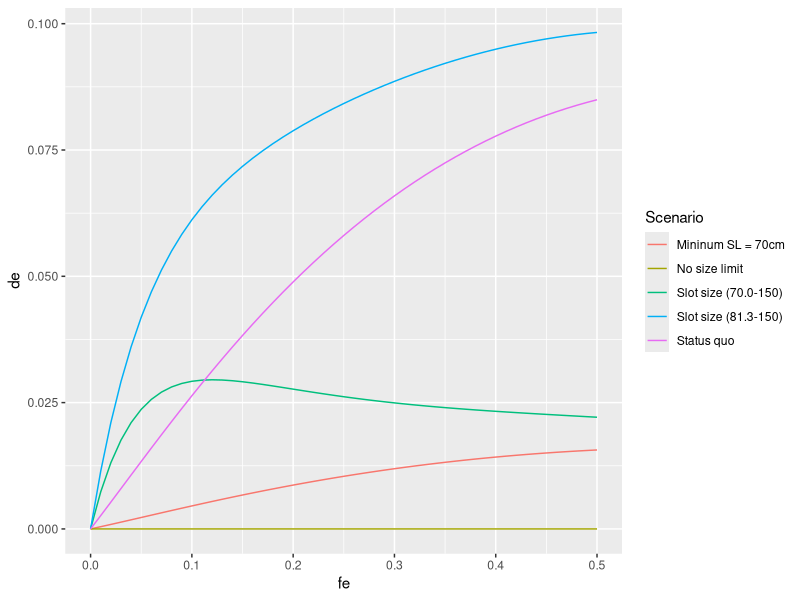

Write R code to recreate this figure. (Note: this script raises an error after producing the figure.)
# -------------------------------------------------------------------------- ##
# Halitosis.R
# Written by Steve Martell,  IPHC
# Date: Jan 8, 2012
# 
# Feb 7, 2011.  Added multiple growth groups to allow for cumulative effects
# of size selective fishing.  Need to show how mean weigth-at-age decreases
# with increasing fishing mortality rates.
# 
# SCENARIOS FOR HALIBUT PAPER
# 1) Status quo. 83.3cm minimum size limit
# 2) No size limits
# 3) 60cm minimum size limit
# 4) slot limit 81.3-150 cm
# 5) slot limit 60-150 cm
# -------------------------------------------------------------------------- ##

# -------------------------------------------------------------------------- ##
# Libraries
require(Hmisc)
require(ggplot2)
require(reshape2)
# -------------------------------------------------------------------------- ##

# Data and other constants
A	<- 35	# maximum age.
G	<- 21	# number of growth groups
S	<- 2	# number of sexes
dim	<- c(A, G, S)
age	<- 1:A	# vector of ages
pg	<- dnorm(seq(-3, 3, length=G), 0, 1); pg <- pg/sum(pg)

# Population parameters 
bo		<- 100.0			# unfished female spawning biomass
h		<- 0.75				# steepness
dm		<- 0.16				# discard mortality rate
THETA <- data.frame(bo=bo, h=h, dm=dm)

# Selectivity parameters (cm)
lhat	<- 97.132
lhat	<- 107.132
ghat	<- 1/0.1667
slim	<- 81.28
ulim	<- 150
cvlm	<- 0.1




# Sex specific parameters (female, male).
m		<- c(0.15, 0.18)			# natural mortality rate
a50		<- rep(10.91, 2)			# age at 50% maturity
k50		<- rep(1.406, 2)			# std at 50% maturity
a		<- rep(6.821e-6, 2)			# length-weight allometry (Clark 1992)
b		<- rep(3.24, 2)				# length-weight allometry (CLark 1992)
linf	<- c(145, 110)				# Range female 145-190, male 110-155 (cm)
k		<- c(0.1, 0.12)				# eyeballed growth pars from Clark & Hare 2002.
CVlinf  <- c(0.1, 0.1)				# CV in the asymptotic length

PHI	<- data.frame(m=m, a50=a50, k50=k50, a=a, b=b, linf=linf, k=k, CVlinf=CVlinf)
rownames(PHI)=c("Female", "Male")


# Halibut prices (10-20) (20-40) (40+)
# $6.75  $7.30  $7.50  In Homer Alaska.
fe		<- seq(0, 0.5, b=0.01)

lifeh	<-
function(fe = 0)
{
	# Life history and age-schedule information
	lx	<- array(0, dim)
	la	<- array(0, dim)
	wa	<- array(0, dim)
	fa	<- array(0, dim)
	pa	<- array(0, dim)	# price per pound 
	ma	<- plogis(age, a50, k50)
	for(i in 1:S)
	{
		lx[,,i]  <- exp(-m[i])^(age-1)
		lx[A,,i] <- lx[A,,i]/(1-exp(-m[i]))
		
		# growth
		'vonb'  <- function(linf,k) len <- linf*(1-exp(-k*age))
		dev     <- linf[i]*CVlinf[i]
		linf.g  <- seq(linf[i]-dev, linf[i]+dev, length=G)
		la[,,i] <- sapply(linf.g, vonb,k=k[i])
		wa[,,i] <- a[i]*la[,,i]^b[i]
		
		# maturity (this assumes maturity at a fixed age)
		fa[,,i] <- ma*wa[,,i]
	}
	
	# Length-based selectivity (length-based -> age-based)
	sc	<- array(0, dim)
	sr	<- array(0, dim)
	sd	<- array(0, dim)
	va	<- array(0, dim)
	std	<- cvlm*slim+1.e-30
	for(i in 1:S)
	{
		sc[,,i]  <- plogis(la[,,i],location=lhat, scale=ghat)
		sr[,,i]  <- plogis(la[,,i],location=slim, scale=std) - plogis(la[,,i],location=ulim, scale=std)
		sd[,,i]  <- 1-sr[,,i]
		va[,,i]  <- sc[,,i]*(sr[,,i]+sd[,,i]*dm)
	}
	
	# Age-specific total mortality, survival, retention, and discard rate.
	za	<- array(0, dim)
	sa	<- array(0, dim)
	qa	<- array(0, dim)
	da	<- array(0, dim)
	for(i in 1:S)
	{
		za[,,i]  <- m[i] + fe*va[,,i]
		sa[,,i]  <- exp(-za[,,i])
		qa[,,i]  <- (sc[,,i]*sr[,,i]) * (1-sa[,,i])/za[,,i]
		da[,,i]  <- (sc[,,i]*sd[,,i]) * (1-sa[,,i])/za[,,i]
	}
	# za	<- m+fe*va
	# sa	<- exp(-za)
	# qa	<- (sc*sr)*(1.-sa)/za	# fraction retained
	# da	<- (sc*sd)*(1.-sa)/za	# fraction discarded
	
	# Survivorship under fished conditions lz(A, G, S)
	lz	<- array(1, dim)
	for(i in 1:S)
	{
		for(j in 2:A)
		{
			lz[j,,i] <- lz[j-1,,i]*exp(-za[j-1,,i])
		}
		lz[A,,i] <- lz[A,,i]/(1-exp(-za[A,,i]))
	}
	
	
	# price premiums based on fish weight
	pa[wa<10]  <- 0.00
	pa[wa>=10] <- 6.75
	pa[wa>=20] <- 7.30
	pa[wa>=40] <- 7.50
	
	return(list(la=la, wa=wa, fa=fa, lz=lz, pa=pa*wa, va=va))
}

plot.AgeSchedule <- function()
{
	U   <- lifeh(0.2)
	mU  <- melt(U)
	colnames(mU) <- c("Age","G","Sex","value","type")
	mU$pg  <- pg[mU$G]
	mU$Sex[mU$Sex==1] = "Female"
	mU$Sex[mU$Sex==2] = "Male"
	
	p   <- ggplot(mU)
	p   <- p + geom_point(aes(x=Age, y=value, col=Sex, alpha=pg))
	p   <- p + facet_wrap(~type, scale="free")
	
	print(p)
	dev.copy2pdf(file="../FIGS/AgeSchedule.pdf")
	
}





tsasm	<- 
function(fe=0, slim=0, ulim=1000, dm=0.16)
{
	# A two sex age structured model. #
	
	
	# Age-schedule information
	# Survivorship array lx(A, G, S)
	lx	<- array(0, dim)
	la	<- array(0, dim)
	wa	<- array(0, dim)
	fa	<- array(0, dim)
	pa	<- array(0, dim)	# price per pound 
	ma	<- plogis(age, a50, k50)
	for(i in 1:S)
	{
		lx[,,i]  <- exp(-m[i])^(age-1)
		lx[A,,i] <- lx[A,,i]/(1-exp(-m[i]))
		
		# growth
		'vonb'  <- function(linf,k) len <- linf*(1-exp(-k*age))
		dev     <- linf[i]*CVlinf[i]
		linf.g  <- seq(linf[i]-dev, linf[i]+dev, length=G)
		la[,,i] <- sapply(linf.g, vonb,k=k[i])
		wa[,,i] <- a[i]*la[,,i]^b[i]
		
		# maturity (this assumes maturity at a fixed age)
		fa[,,i] <- ma*wa[,,i]
	}
	
	# price premiums based on fish weight
	pa[wa<10]  <- 3.00
	pa[wa>=10] <- 6.75
	pa[wa>=20] <- 7.30
	pa[wa>=40] <- 7.50
	
	# lx	<- sapply(age, function(age) exp(-m)^(age-1) )
	# lx[, A] <- lx[, A]/(1-exp(-m))
	# la	<- sapply(age, function(age) linf*(1-exp(-k*age)))
	# wa	<- a*la^b
	# ma	<- plogis(age, a50, k50)
	# fa	<- t(t(wa)*ma)
	
	# Derivation of S-R parameters (Ricker model)
	# Re = Ro*[(log(kap)-log(phi.E/phi.e))/log(kap)]
	# Assume 50:50 sex ratio at birth
	kap		<- (5*h)^(5/4)
	phi.E	<- sum(t(t(lx[,,1]*fa[,,1])*pg))
	#phi.E	<- as.double(lx[1, ] %*% fa[1, ])
	ro		<- bo/phi.E
	
	# Length-based selectivity (length-based -> age-based)
	sc	<- array(0, dim)
	sr	<- array(0, dim)
	sd	<- array(0, dim)
	va	<- array(0, dim)
	std	<- cvlm*slim+1.e-30
	for(i in 1:S)
	{
		sc[,,i]  <- plogis(la[,,i],location=lhat, scale=ghat)
		sr[,,i]  <- plogis(la[,,i],location=slim, scale=std) - plogis(la[,,i],location=ulim, scale=std)
		sd[,,i]  <- 1-sr[,,i]
		va[,,i]  <- sc[,,i]*(sr[,,i]+sd[,,i]*dm)
	}
	# sc	<- t(apply(la,1,plogis,location=lhat,scale=ghat))
	# std	<- cvlm*slim+1.e-30
	# sr	<- t(apply(la,1,plogis,location=slim,scale=std))
	# sd	<- 1-sr
	# va	<- sc*(sr+sd*dm)		# age-specific probability of dying due to F
	
	# Age-specific total mortality, survival, retention, and discard rate.
	za	<- array(0, dim)
	sa	<- array(0, dim)
	qa	<- array(0, dim)
	da	<- array(0, dim)
	for(i in 1:S)
	{
		za[,,i]  <- m[i] + fe*va[,,i]
		sa[,,i]  <- exp(-za[,,i])
		qa[,,i]  <- (sc[,,i]*sr[,,i]) * (1-sa[,,i])/za[,,i]
		da[,,i]  <- (sc[,,i]*sd[,,i]) * (1-sa[,,i])/za[,,i]
	}
	# za	<- m+fe*va
	# sa	<- exp(-za)
	# qa	<- (sc*sr)*(1.-sa)/za	# fraction retained
	# da	<- (sc*sd)*(1.-sa)/za	# fraction discarded
	
	# Survivorship under fished conditions lz(A, G, S)
	lz	<- array(1, dim)
	for(i in 1:S)
	{
		for(j in 2:A)
		{
			lz[j,,i] <- lz[j-1,,i]*exp(-za[j-1,,i])
		}
		lz[A,,i] <- lz[A,,i]/(1-exp(-za[A,,i]))
	}
	# lz	<- matrix(1, 2, A)
	# for(i in 2:A)
	# {
	# 	lz[, i] <- lz[, i-1]*exp(-za[, i-1])
	# 	if(i==A)
	# 	{
	# 		lz[, A] <- lz[, A]/(1-exp(-za[, i-1]))
	# 	}
	# }
	
	# Incidence functions
	phi.e	<- sum( t(lz[,,1]*fa[,,1])*pg )
	#phi.e	<- as.double(lz[1, ] %*% fa[1, ])
	
	# Equilibrium calculations
	t1		<- log(phi.E/(kap*phi.e))
	t2		<- (log(kap)*phi.e)
	re		<- max(0, -(t1*ro*phi.E)/t2)
	be		<- re * phi.e
	ye		<- 0
	de		<- 0
	ypr		<- 0
	wbar	<- rep(0, S)
	wdot	<- matrix(0,nrow=S, ncol=A)
	for(i in 1:S)
	{
		ye  <- ye + sum( re * fe * t(lz[,,i]*wa[,,i]*qa[,,i])*pg )
		de	<- de + sum( re * fe * dm * t(lz[,,i]*wa[,,i]*da[,,i])*pg )
		ypr <- ypr + sum( fe * t(lz[,,i]*wa[,,i]*qa[,,i])*pg )
		
		# Average weigth of a 10-year old fish (female & male)
		tmp		<- t(lz[,,i]*wa[,,i])*pg
		tmpn	<- t(lz[,,i])*pg
		wbar[i] <- weighted.mean(wa[10,,i], tmpn[,10])
		
		# Average weight-at-age for each sex.
		tmp     <- t(tmpn)
		P       <- tmp/rowSums(tmp)
		wdot[i,] <- rowSums(wa[,,i]*P)
	}
	spr		<- phi.e/phi.E
	
	
	# Need to calculate landed value per recruit versus slim and fe
	# using the price and size categories from above.
	# How many millions of dollars in Halibut are discarded each year?
	landed.value	<- 0
	discard.value	<- 0
	for(i in 1:S)
	{
		t1 <- sum(re * fe * t(lz[,,i]*wa[,,i]*qa[,,i]*pa[,,i])*pg)
		landed.value  <- landed.value + t1
		t2 <- sum(re * fe * dm * t(lz[,,i]*wa[,,i]*da[,,i]*pa[,,i])*pg)
		discard.value <- discard.value + t2
	}
	
	# b<- seq(0, 2*bo, length=100)
	# r<- kap*b*exp(-log(kap)*b/bo)/phi.E
	# plot(b, r)
	# points(bo, ro, pch=20, col=2)
	# points(be, re, pch=20, col=3)
	return(c(fe=fe, re=re, be=be, ye=ye, 
		de=de, spr=spr, ypr=ypr, 
		dep=be/bo, wbar.f10=wbar[1], wbar.m10=wbar[2], 
		landed.value=landed.value, 
		discard.value=discard.value ))
		# List objects don't work here.
		#, wdot.f=list(wdot[1,]), wdot.m=list(wdot[2,]) ))
}

.equil	<-
function(arg="ye", dm=0.17)
{
	fn	<- function(fe=0, slim=0, dm=dm)
	{
		tmp <- tsasm(fe, slim, dm)
		idx <- which(names(tmp)==arg)
		return(as.double(tmp[idx]))
	}
	V	<- Vectorize(fn, c("fe", "slim"))
	fe	<- seq(0, 0.45, length=20)
	sl	<- seq(60, 100, length=20)
	Z	<- outer(fe, sl, V, dm)
	obj	<- list(x=fe, y=sl, Z=Z)
	class(obj) <- "isopleth"
	return(obj)
}

plot.isopleth <- 
function(obj, ...)
{
	# Plots the contour plot for the contour class
	x <- obj$x
	y <- obj$y
	z <- obj$Z
	
	#contour(x, y, z, ...)
	mx <- melt(z)
	names(mx) <- c("x","y","z")
	g=ggplot(mx,aes(x=x,y=y,z=z))+stat_contour()
	print(g)
}

# SCENARIOS
lambda = 0.16
S1 = data.frame(Scenario="Status quo", t(sapply(fe, tsasm, slim=81.3, dm=lambda)))
S2 = data.frame(Scenario="No size limit", t(sapply(fe, tsasm, slim=0.00, dm=lambda)))
S3 = data.frame(Scenario="Mininum SL = 70cm", t(sapply(fe, tsasm, slim=70.0, dm=lambda)))
S4 = data.frame(Scenario="Slot size (81.3-150)", t(sapply(fe, tsasm, slim=81.3, dm=lambda, ulim=150)))
S5 = data.frame(Scenario="Slot size (70.0-150)", t(sapply(fe, tsasm, slim=70.0, dm=lambda, ulim=150)))

DF = rbind(S1, S2, S3, S4, S5)

p<-ggplot(DF,aes(x=fe,y=de,col=Scenario)) +geom_line()
print(p+opts(title="Wastage"))
dev.copy2pdf(file="../FIGS/fig:wastage.pdf", width=10, height=7.5)

p<-ggplot(DF,aes(x=fe,y=spr,col=Scenario)) +geom_line()
print(p+opts(title="Relative spawning biomass per recruit"))

p<-ggplot(DF,aes(x=fe,y=ypr,col=Scenario)) +geom_line()
print(p+opts(title="Yield per recruit"))

p<-ggplot(DF,aes(x=fe,y=ye,col=Scenario)) +geom_line()
print(p+opts(title="Equilibrium yield"))
dev.copy2pdf(file="../FIGS/fig:yield.pdf", width=10, height=7.5)

p<-ggplot(DF,aes(x=fe,y=landed.value,col=Scenario)) +geom_line()
print(p+opts(title="Landed Value"))

p<-ggplot(DF,aes(x=fe,y=discard.value,col=Scenario)) +geom_line()
print(p+opts(title="Value of dead discards"))


# A key question is for every pound of bycatch what is the corresponding
# yield loss to the directed fishery. This is computed by IPHC as the 
# yield loss ration = (Wt. of future yield loss)/(Wt. of bycatch).  The wt. of 
# the bycatch is straight forward. The yield loss is the difference between
# the yield obtained with discard mortality =0 and discard mortality =0.17

oldfun <-function()
{
	SPR <- .equil("spr", dm=dm)
	SPR0<- .equil("spr", dm=0)
	YE  <- .equil("ye", dm=dm)
	YE0 <- .equil("ye", dm=0)
	BE  <- .equil("be", dm=dm)
	BE0 <- .equil("be", dm=0)
	DE	<- .equil("de", dm=dm)
	W.F <- .equil("wbar.f", dm=dm)
	W.M <- .equil("wbar.m", dm=dm)
	LV	<- .equil("landed.value", dm=dm)
	DV	<- .equil("discard.value", dm=dm)

	# REPORT SECTION
	par(mfcol=c(1, 1), las=1)
	isolvl <- c(0.35, seq(0, 1, by=0.1))
	isolwd <- c(2, rep(1, 11))
	xl     <- "Fishing mortality"
	yl     <- "Size limit (cm)"
	plot(SPR,xlab=xl,ylab=yl,levels=isolvl,lwd=isolwd,main="Spawn potential ratio")
	plot(YE ,xlab=xl,ylab=yl,main="Equilibrium yield")
	plot(DE ,xlab=xl,ylab=yl,main="Discarded yield")
	X = DE
	X$Z = (YE0$Z-YE$Z)/(DE$Z)
	plot(X, xlab=xl,ylab=yl,main="Yield loss ratio")

	#The following in the spawning biomass per recruit lost per 
	#unit of discard. This should be the spawning biomass,  not SPR
	SE = DE
	SE$Z = (BE0$Z-BE$Z)/(DE$Z)
	plot(SE, add=TRUE, col="blue", levels=seq(0, 10, by=.25))

	E=DE
	E$Z = YE$Z/(YE$Z+DE$Z)
	plot(E, add=TRUE, col="red")

	par(mfcol=c(2, 2))
	plot(W.F, xlab=xl, ylab=yl, main="Mean weight of age-10 females")
	plot(W.M, xlab=xl, ylab=yl, main="Mean weight of age-10 males")
	plot(LV, xlab=xl, ylab=yl, main="Landed Value ($$)")
	X = LV
	X$Z = DV$Z/LV$Z
	plot(X, xlab=xl, ylab=yl, main="Discard Value/Landed Value")
}
